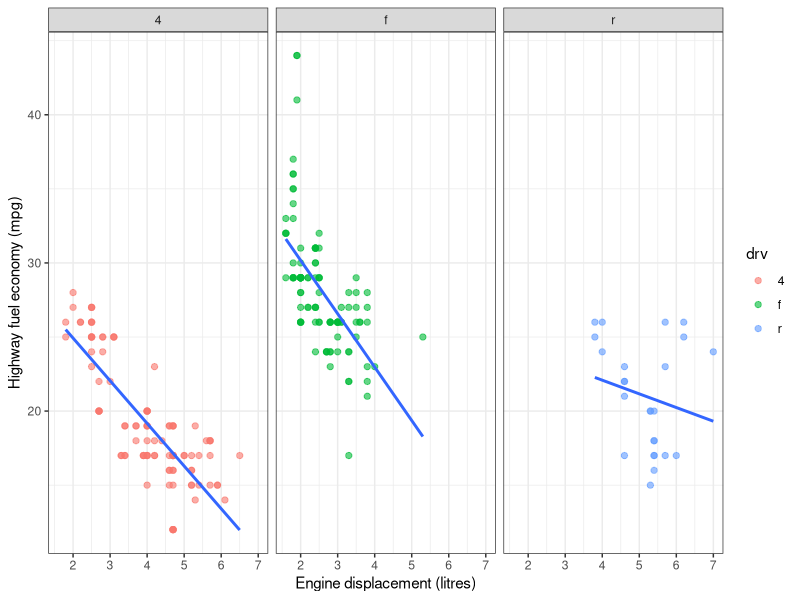
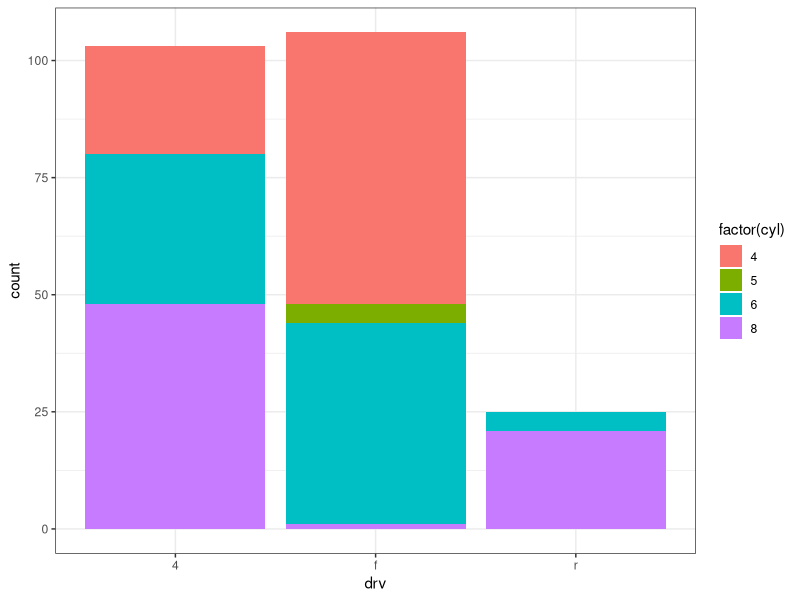
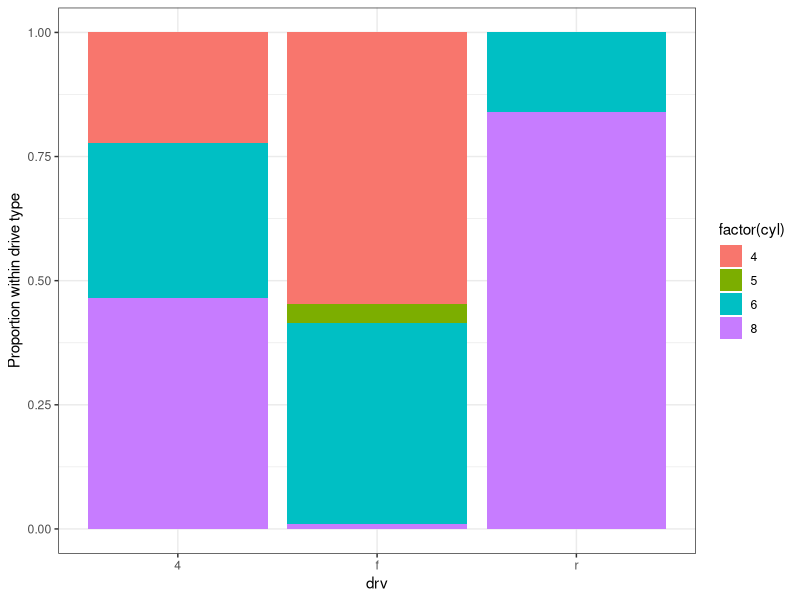
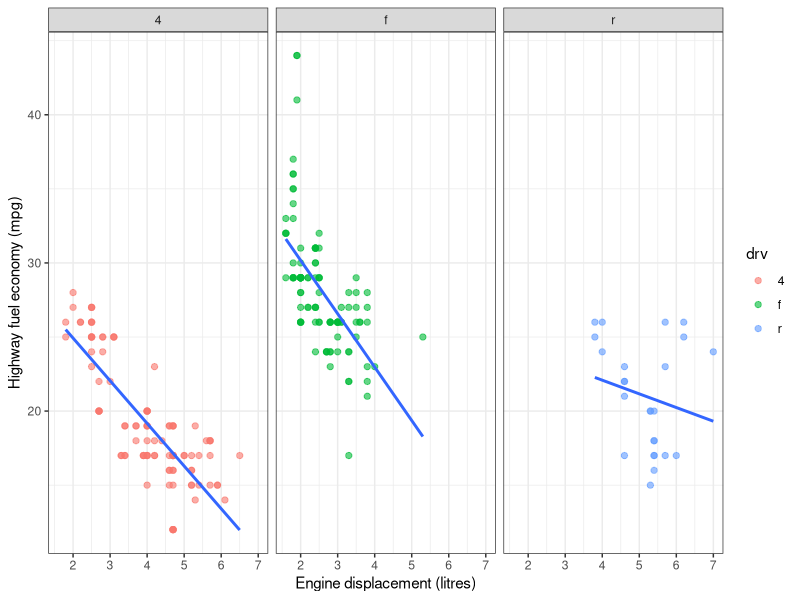
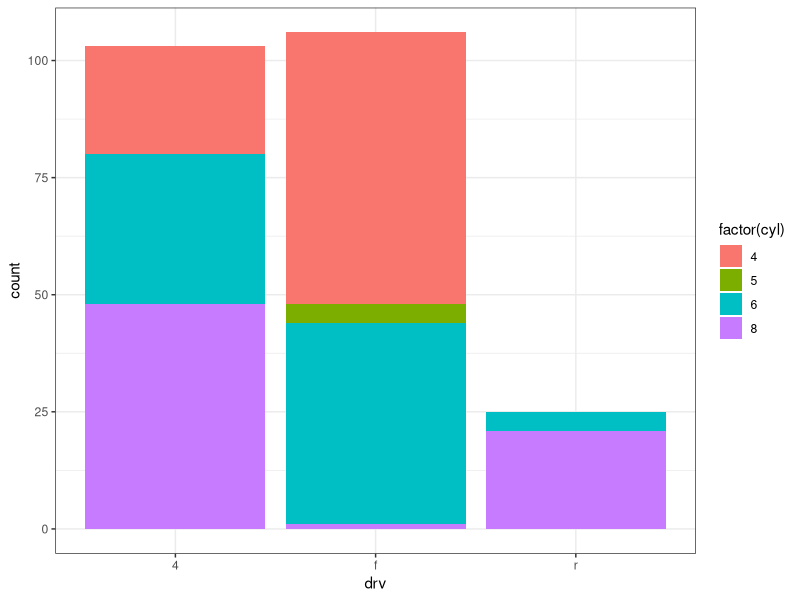
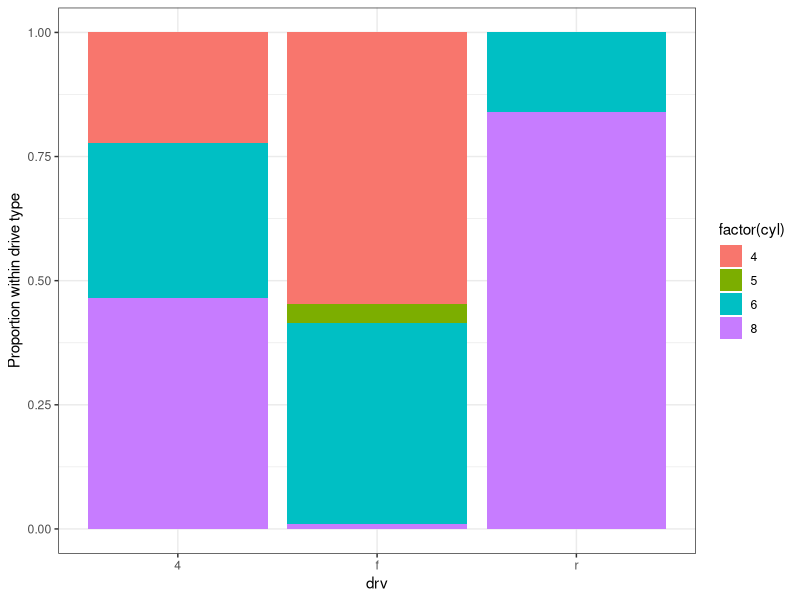

Write R code to recreate these figures, in order.
install.packages(c("ggplot2", "dplyr", "tidyr", "readr", "sf"))
library(ggplot2)

vehicles <- ggplot2::mpg

p_A <- ggplot(vehicles, aes(x = displ, y = hwy)) +
  geom_point(aes(color = drv), alpha = 0.6, size = 1.8) +    # color only in the point layer
  geom_smooth(method = "lm", formula = y ~ x, se = FALSE) +  # blue line, no confidence band
  facet_wrap(~ drv, nrow = 1) +                              # panels: 4 | f | r
  labs(x = "Engine displacement (litres)",
       y = "Highway fuel economy (mpg)",
       color = "drv") +
  theme_bw()

print(p_A)
ggsave("p1_A.png", p_A, width = 9, height = 4, dpi = 150)
#part B
library(ggplot2)
library(dplyr)

vehicles <- ggplot2::mpg

# Left plot: counts (stacked bars)
p_B_left <- ggplot(vehicles, aes(x = drv, fill = factor(cyl))) +
  geom_bar() +
  labs(x = "drv", y = "count", fill = "factor(cyl)") +
  theme_bw()

# Right plot: proportion on the y-axis, computed explicitly
prop_tbl <- vehicles %>%
  count(drv, cyl) %>%
  group_by(drv) %>%
  mutate(n_drv = sum(n), prop = n / n_drv) %>%
  ungroup()

p_B_right <- ggplot(prop_tbl, aes(x = drv, y = prop, fill = factor(cyl))) +
  geom_col() +
  labs(x = "drv", y = "Proportion within drive type", fill = "factor(cyl)") +
  theme_bw()

print(p_B_left)
print(p_B_right)

ggsave("p1_B_left.png",  p_B_left,  width = 4.5, height = 4, dpi = 150)
ggsave("p1_B_right.png", p_B_right, width = 4.5, height = 4, dpi = 150)

# Sample size per drive type (supports the explanation)
vehicles %>% count(drv, name = "n_cars")
# part C
prop_tbl <- vehicles %>%
  count(drv, cyl) %>%
  group_by(drv) %>%
  mutate(n_drv = sum(n), prop = n / n_drv) %>%
  ungroup()
